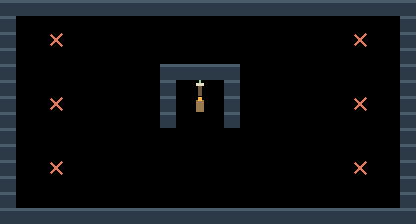

A 2D game scene composited from a Tiled map and its tileset images. What follows is a short description and the map's XML, with every tile layer's data as written:
An orthogonal 26x14 tile map with 16x16 px tiles, 2 tile layers (terreno, marcadores).

<map version="1.10" tiledversion="1.11.0" orientation="orthogonal" renderorder="right-down" width="26" height="14" tilewidth="16" tileheight="16" infinite="0" nextlayerid="3" nextobjectid="1">
 <properties>
  <property name="tipo" value="lectura" />
  <property name="nombre" value="atril" />
 </properties>
 <tileset firstgid="1" source="muelle.tsx" />
 <layer id="1" name="terreno" width="26" height="14">
  <data encoding="csv">
1,1,1,1,1,1,1,1,1,1,1,1,1,1,1,1,1,1,1,1,1,1,1,1,1,1,
1,0,0,0,0,0,0,0,0,0,0,0,0,0,0,0,0,0,0,0,0,0,0,0,0,1,
1,0,0,0,0,0,0,0,0,0,0,0,0,0,0,0,0,0,0,0,0,0,0,0,0,1,
1,0,0,0,0,0,0,0,0,0,0,0,0,0,0,0,0,0,0,0,0,0,0,0,0,1,
1,0,0,0,0,0,0,0,0,0,1,1,1,1,1,0,0,0,0,0,0,0,0,0,0,1,
1,0,0,0,0,0,0,0,0,0,1,0,9,0,1,0,0,0,0,0,0,0,0,0,0,1,
1,0,0,0,0,0,0,0,0,0,1,0,0,0,1,0,0,0,0,0,0,0,0,0,0,1,
1,0,0,0,0,0,0,0,0,0,1,0,0,0,1,0,0,0,0,0,0,0,0,0,0,1,
1,0,0,0,0,0,0,0,0,0,0,0,0,0,0,0,0,0,0,0,0,0,0,0,0,1,
1,0,0,0,0,0,0,0,0,0,0,0,0,0,0,0,0,0,0,0,0,0,0,0,0,1,
1,0,0,0,0,0,0,0,0,0,0,0,0,0,0,0,0,0,0,0,0,0,0,0,0,1,
1,0,0,0,0,0,0,0,0,0,0,0,0,0,0,0,0,0,0,0,0,0,0,0,0,1,
1,0,0,0,0,0,0,0,0,0,0,0,0,0,0,0,0,0,0,0,0,0,0,0,0,1,
1,1,1,1,1,1,1,1,1,1,1,1,1,1,1,1,1,1,1,1,1,1,1,1,1,1
</data>
 </layer>
 <layer id="2" name="marcadores" width="26" height="14">
  <data encoding="csv">
0,0,0,0,0,0,0,0,0,0,0,0,0,0,0,0,0,0,0,0,0,0,0,0,0,0,
0,0,0,0,0,0,0,0,0,0,0,0,0,0,0,0,0,0,0,0,0,0,0,0,0,0,
0,0,0,3,0,0,0,0,0,0,0,0,0,0,0,0,0,0,0,0,0,0,3,0,0,0,
0,0,0,0,0,0,0,0,0,0,0,0,0,0,0,0,0,0,0,0,0,0,0,0,0,0,
0,0,0,0,0,0,0,0,0,0,0,0,0,0,0,0,0,0,0,0,0,0,0,0,0,0,
0,0,0,0,0,0,0,0,0,0,0,0,0,0,0,0,0,0,0,0,0,0,0,0,0,0,
0,0,0,3,0,0,0,0,0,0,0,0,4,0,0,0,0,0,0,0,0,0,3,0,0,0,
0,0,0,0,0,0,0,0,0,0,0,0,0,0,0,0,0,0,0,0,0,0,0,0,0,0,
0,0,0,0,0,0,0,0,0,0,0,0,0,0,0,0,0,0,0,0,0,0,0,0,0,0,
0,0,0,0,0,0,0,0,0,0,0,0,0,0,0,0,0,0,0,0,0,0,0,0,0,0,
0,0,0,3,0,0,0,0,0,0,0,0,0,0,0,0,0,0,0,0,0,0,3,0,0,0,
0,0,0,0,0,0,0,0,0,0,0,0,0,0,0,0,0,0,0,0,0,0,0,0,0,0,
0,0,0,0,0,0,0,0,0,0,0,0,0,0,0,0,0,0,0,0,0,0,0,0,0,0,
0,0,0,0,0,0,0,0,0,0,0,0,0,0,0,0,0,0,0,0,0,0,0,0,0,0
</data>
 </layer>
</map>
